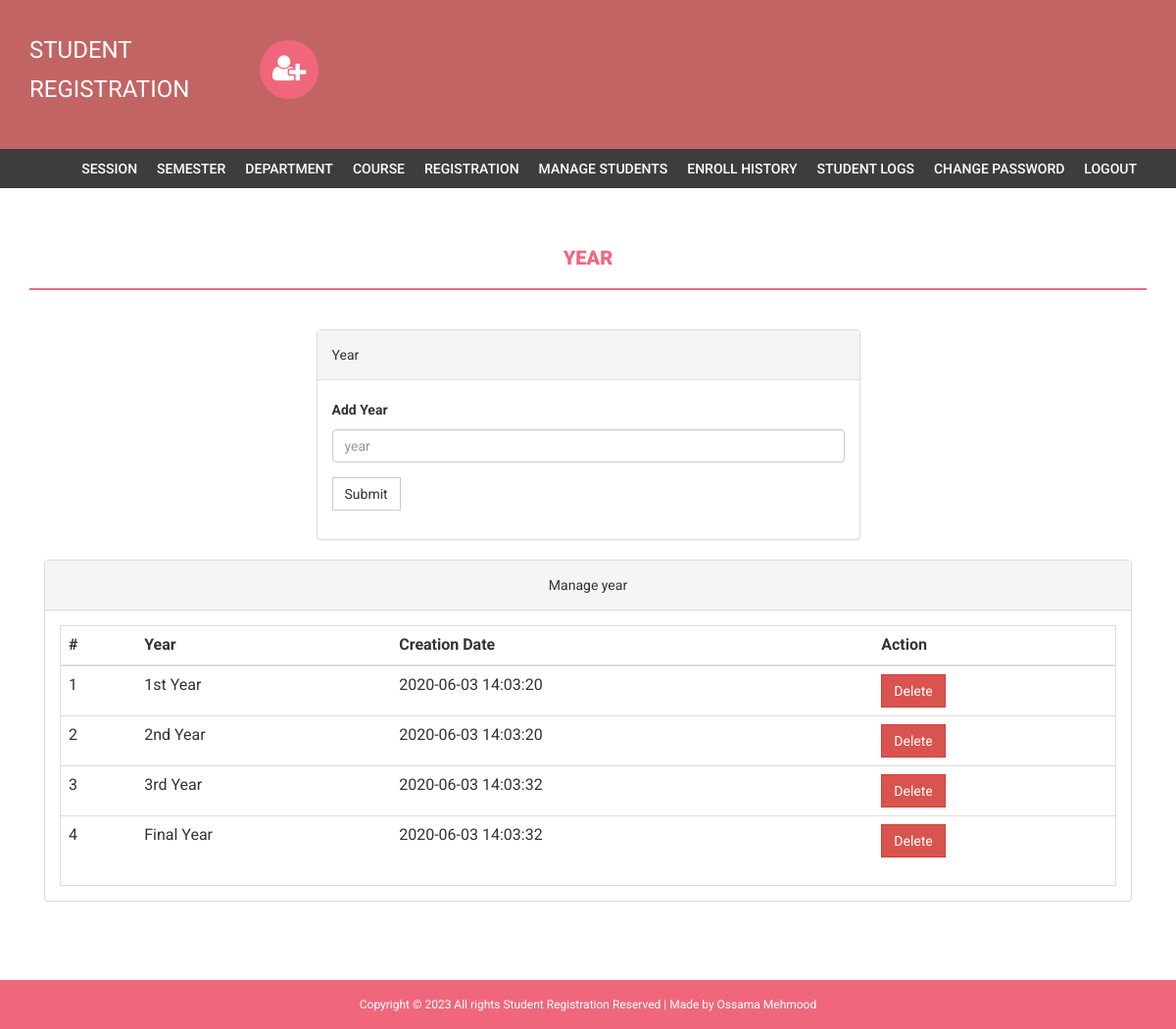
/admin/year.php (signed in), run on the app's committed database.
### tables this page shows
CREATE TABLE `year` (
  `id` int(11) NOT NULL,
  `year` varchar(255) NOT NULL,
  `creationDate` timestamp NOT NULL DEFAULT current_timestamp()
);

### admin/year.php (the view, shortened to what this page needs)
<?php
if(strlen($_SESSION['alogin'])==0)
    {
header('location:index.php');
}
else{
?>
<!DOCTYPE html>
<html xmlns="http://www.w3.org/1999/xhtml">
<head>
    <link href="assets/css/bootstrap.css" rel="stylesheet" />
    <link href="assets/css/font-awesome.css" rel="stylesheet" />
    <link href="assets/css/style.css" rel="stylesheet" />
</head>
<body>
<?php include('includes/header.php');?>
<?php if($_SESSION['alogin']!="")
{
 include('includes/menubar.php');
}
 ?>
    <div class="content-wrapper">
        <div class="container">
              <div class="row">
                    <div class="col-md-12">
                        <h1 class="page-head-line">Year  </h1>
                    </div>
                </div>
                <div class="row" >
                  <div class="col-md-3"></div>
                    <div class="col-md-6">
                        <div class="panel panel-default">
                        <div class="panel-heading">
                           Year
                        </div>
                        <div class="panel-body">
                       <form name="year" method="post">
   <div class="form-group">
    <label for="department">Add Year  </label>
    <input type="text" class="form-control" id="year" name="year" placeholder="year" required />
  </div>
 <button type="submit" name="submit" class="btn btn-default">Submit</button>
</form>
                            </div>
                            </div>
                    </div>
                </div>
                <div class="col-md-12">
                    <div class="panel panel-default">
                        <div class="panel-heading">
                            Manage year
                        </div>
                        <div class="panel-body">
                            <div class="table-responsive table-bordered">
                                <table class="table">
                                    <thead>
                                        <tr>
                                            <th>#</th>
                                            <th>Year</th>
                                            <th>Creation Date</th>
                                            <th>Action</th>
                                        </tr>
                                    </thead>
                                    <tbody>
<?php
$sql=mysqli_query($bd, "select * from year");
$cnt=1;
while($row=mysqli_fetch_array($sql))
{
?>
                                        <tr>
                                            <td><?php echo $cnt;?></td>
                                            <td><?php echo htmlentities($row['year']);?></td>
                                            <td><?php echo htmlentities($row['creationDate']);?></td>
                                            <td>
  <a href="year.php?id=<?php echo $row['id']?>&del=delete" onClick="return confirm('Are you sure you want to delete?')">
                                            <button class="btn btn-danger">Delete</button>
</a>
                                            </td>
                                        </tr>
<?php
$cnt++;
} ?>
                                    </tbody>
                                </table>
                            </div>
                        </div>
                    </div>
                </div>
            </div>
        </div>
  <?php include('includes/footer.php');?>
</body>
</html>
<?php } ?>

### admin/assets/css/style.css (style rules this page uses)
body { font-family: 'Roboto', sans-serif; line-height: 30px; }
.content-wrapper { margin-top: 40px; min-height: 600px; padding-bottom: 60px; }
.page-head-line { font-weight: 900; padding-bottom: 20px; border-bottom: 2px solid #F0677C; text-transform: uppercase; color: #F0677C; font-size: 20px; margin-bottom: 40px; }
.btn { border-radius: 0px; -webkit-border-radius: 0px; -moz-border-radius: 0px; }

### admin/includes/footer.php (style rules this page uses)
.col-md-12 { text-align: center; }

### data on the page
year: year "1st Year", creationDate "2020-06-03 14:03:20"
year: year "2nd Year", creationDate "2020-06-03 14:03:20"
year: year "3rd Year", creationDate "2020-06-03 14:03:32"
year: year "Final Year", creationDate "2020-06-03 14:03:32"
